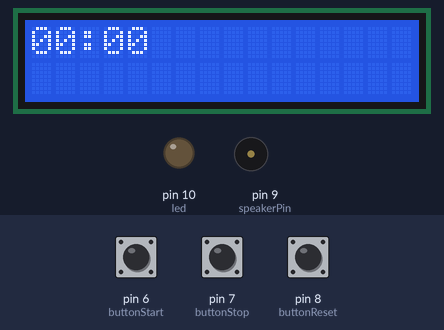
The sketch below on a simulated Arduino Uno, built with avr-gcc and run on an emulated ATmega328P. Shown: 16×2 character LCD, output pins drawn as LEDs (lit = HIGH), buzzer (waves = sounding). Inputs (shaded band) come from the test bench; at power-on: pin 6 (buttonStart) LOW, pin 7 (buttonStop) LOW, pin 8 (buttonReset) LOW.

Above: at 1.2 s.
1.3 s: pin 6 (buttonStart) pulled HIGH for 0.15 s
At 3.1 s:
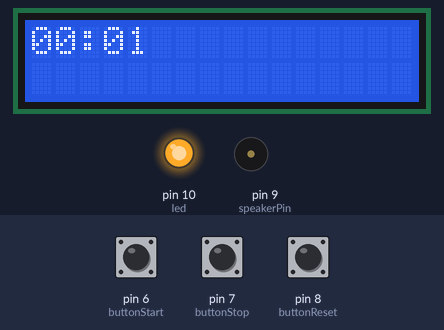
4.4 s: pin 7 (buttonStop) pulled HIGH for 0.15 s
At 5.1 s:
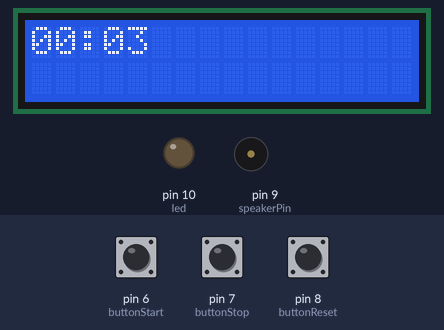
6.0 s: pin 6 (buttonStart) pulled HIGH for 1 s
At 7.7 s:
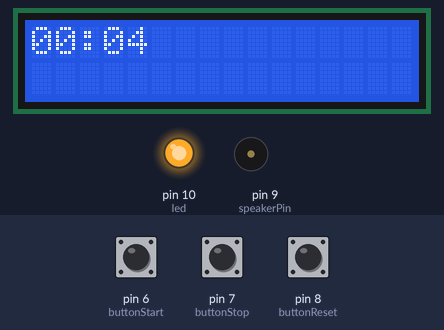
9.4 s: pin 8 (buttonReset) pulled HIGH for 0.15 s
At 9.5 s:
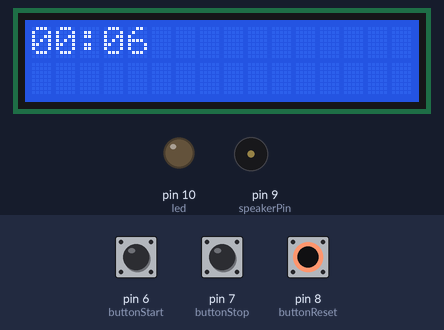
11.1 s: pin 6 (buttonStart) pulled HIGH for 3.2 s
At 13.9 s:
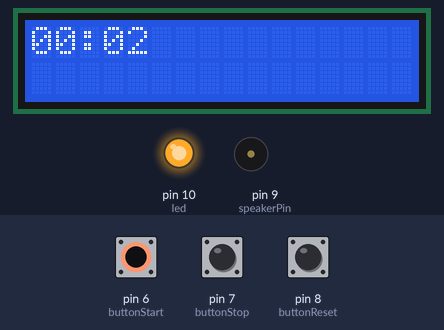
17.3 s: pin 8 (buttonReset) pulled HIGH for 1 s
At 18.5 s:
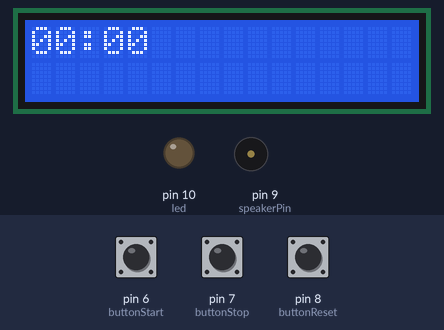
Timing chart, 0 to 20.3 s (numbered marks = the images above; inputs shaded):
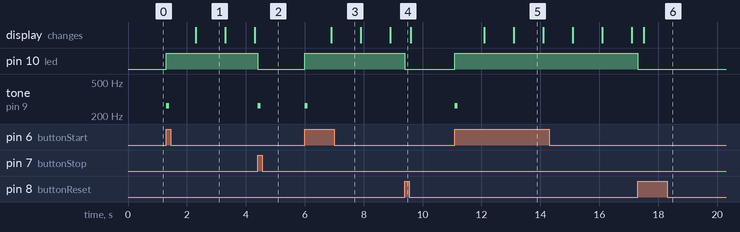

The sketch:

Timer.ino
```cpp
/*****************************************************
    TIMER
    Use the LCD as a simple stopwatch. Pressing one
    button will start the timer counting up from 0.
    The middle button will pause the timer until it is
    resumed by pressing the first button again. The
    last button resets the timer to 0.

    The LED will be on when the timer is counting and
    off when it's paused or reset. The speaker buzzes
    whenever a button is pressed to start/stop.
    ***************************************************/

  #include <LiquidCrystal.h>
  #define NOTE_C4 262

  const int led = 10;
  const int buttonStart = 6;
  const int buttonStop = 7;
  const int buttonReset = 8;
  const int speakerPin = 9;
  LiquidCrystal lcd(12, 11, 5, 4, 3, 2);

  int timerOn = 0;
  unsigned long start, finished, elapsed, pause;

  void setup() {
    pinMode(led,OUTPUT);
    pinMode(speakerPin,OUTPUT);
    pinMode(buttonStart,INPUT);
    pinMode(buttonStop,INPUT);
    pinMode(buttonReset,INPUT);
    lcd.begin(16,2);
    start = millis();
    finished = millis();
  }

  //Code to break down time reading into 4 digits for LCD
  void displayResult() {
     float h, m, s, ms;
     int d3,d2,d1,d0;
     unsigned long over;

     // If timer is going, use raw millis for time;
     // if timer is paused, use stored stop point
     if(timerOn) elapsed = millis() - start;
     else elapsed = finished - start;

     // Convert milliseconds into min/sec
     h = int(elapsed / 3600000);
     over = elapsed % 3600000;
     m = int(over / 60000);
     over = over % 60000;
     s = int(over / 1000);

     // Display either hours or minutes
     if (h < 1) {
       d3 = (int)m%10;
       d2 = (int)m/10;
       d1 = (int)s/10;
       d0 = (int)s%10;
     } else {
       d3 = (int)h%10;
       d2 = (int)h/10;
       d1 = (int)m/10;
       d0 = (int)m%10;
     }

     //Store time as a string that can be printed to LCD
     String time = (String)d3 + (String)d2 + ":" + (String)d1 + (String)d0;
     lcd.setCursor(0,0);
     lcd.print(time);
  }

  //Determine if timer should be on, paused, or reset
  void loop() {
    int startPressed = digitalRead(buttonStart);
    int stopPressed = digitalRead(buttonStop);
    int resetPressed = digitalRead(buttonReset);

    if(resetPressed) {
      //For first starting out - clear everything
      digitalWrite(led, LOW);
      start = millis();
      finished = millis();
      timerOn = 0;
      delay(200);
    } else if(startPressed and !timerOn) {
      //Start the timer; store time when started
      digitalWrite(led, HIGH);
      if(start == finished)
        //If timer is starting from scratch
        start = millis();
      else
        //If timer is starting from pause
        start = start + (millis() - pause);
      timerOn = 1;
      tone(speakerPin, NOTE_C4, 100);
      delay(200); //for debounce
    } else if(stopPressed and timerOn) {
      //Pause the timer; store the current time elapsed and restart from there later
      digitalWrite(led, LOW);
      finished = millis();
      pause = millis();
      tone(speakerPin, NOTE_C4, 100);
      timerOn = 0;
      delay(200);
    }
    displayResult();
  }
```

Measured:
- after the input at 1.3 s, pin 10 (led): LOW → HIGH at once; tone on pin 9 (speakerPin): silent → 262 Hz at once, → silent 0.10 s later; the display: changes after 1.0 s (image 1)
- after the input at 4.4 s, pin 10 (led): HIGH → LOW at once; tone on pin 9 (speakerPin): silent → 262 Hz at once, → silent 0.10 s later
- after the input at 6.0 s, pin 10 (led): LOW → HIGH at once; tone on pin 9 (speakerPin): silent → 262 Hz at once, → silent 0.10 s later; the display: changes after 0.90 s (image 3)
- after the input at 9.4 s, pin 10 (led): HIGH → LOW at once
- after the input at 11.1 s, pin 10 (led): LOW → HIGH at once; tone on pin 9 (speakerPin): silent → 262 Hz at once, → silent 0.10 s later; the display: first changes after 1.0 s (image 5 shows a later state)
- after the input at 17.3 s, pin 10 (led): HIGH → LOW at once
- what the display in image 1 shows lasts 1.0 s, from 2.3 s to 3.3 s
